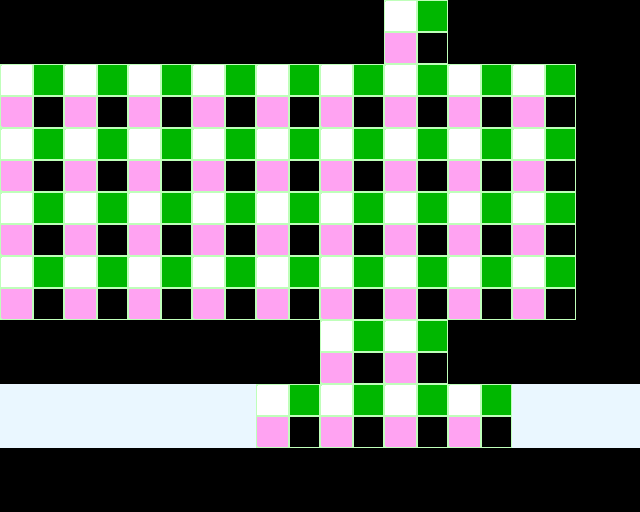

The image is a tile-based game level rendered from a .tmx file. Its description and source (layers, tilesets, objects; grid data summarised) follow:
An orthogonal 10x8 tile map with 64x64 px tiles, 1 tile layer (Tile Layer 1).

<map version="1.0" orientation="orthogonal" width="10" height="8" tilewidth="64" tileheight="64">
 <tileset firstgid="1" source="winterhouse_tileset.tsx" />
 <layer name="Tile Layer 1" width="10" height="8">
  <data>[80 cells, 80 non-empty, 3 distinct tile ids]</data>
 </layer>
</map>
